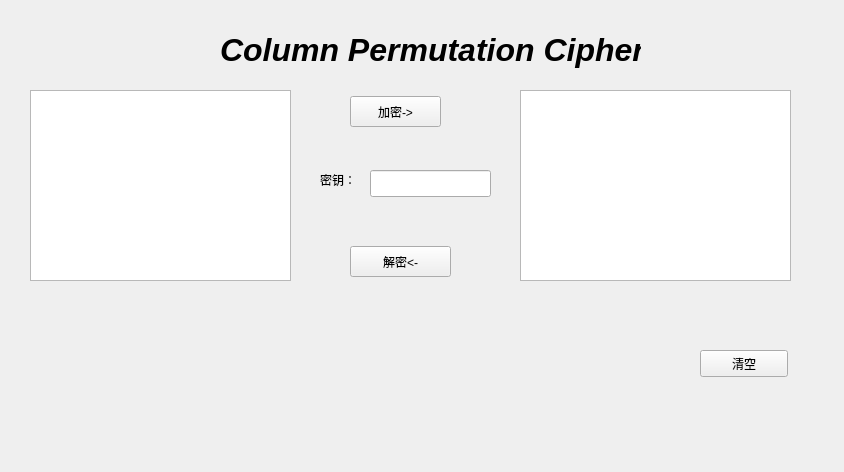
<?xml version="1.0" encoding="UTF-8"?>
<ui version="4.0">
 <class>Column</class>
 <widget class="QWidget" name="Column">
  <property name="geometry">
   <rect>
    <x>0</x>
    <y>0</y>
    <width>844</width>
    <height>472</height>
   </rect>
  </property>
  <property name="windowTitle">
   <string>Form</string>
  </property>
  <widget class="QTextEdit" name="ciphertext_edit">
   <property name="geometry">
    <rect>
     <x>520</x>
     <y>90</y>
     <width>271</width>
     <height>191</height>
    </rect>
   </property>
   <property name="styleSheet">
    <string notr="true">font: 14pt &quot;Cantarell&quot;;</string>
   </property>
  </widget>
  <widget class="QPushButton" name="pushButton">
   <property name="geometry">
    <rect>
     <x>350</x>
     <y>96</y>
     <width>91</width>
     <height>31</height>
    </rect>
   </property>
   <property name="text">
    <string>加密-&gt;</string>
   </property>
  </widget>
  <widget class="QLineEdit" name="keyword_line">
   <property name="geometry">
    <rect>
     <x>370</x>
     <y>170</y>
     <width>121</width>
     <height>27</height>
    </rect>
   </property>
  </widget>
  <widget class="QLabel" name="label">
   <property name="geometry">
    <rect>
     <x>220</x>
     <y>30</y>
     <width>421</width>
     <height>41</height>
    </rect>
   </property>
   <property name="text">
    <string>&lt;html&gt;&lt;head/&gt;&lt;body&gt;&lt;p&gt;&lt;span style=&quot; font-size:24pt; font-weight:600; font-style:italic;&quot;&gt;Column Permutation Cipher&lt;/span&gt;&lt;/p&gt;&lt;/body&gt;&lt;/html&gt;</string>
   </property>
  </widget>
  <widget class="QPushButton" name="pushButton_3">
   <property name="geometry">
    <rect>
     <x>700</x>
     <y>350</y>
     <width>88</width>
     <height>27</height>
    </rect>
   </property>
   <property name="text">
    <string>清空</string>
   </property>
  </widget>
  <widget class="QTextEdit" name="plaintext_edit">
   <property name="geometry">
    <rect>
     <x>30</x>
     <y>90</y>
     <width>261</width>
     <height>191</height>
    </rect>
   </property>
   <property name="styleSheet">
    <string notr="true">font: 14pt &quot;Cantarell&quot;;</string>
   </property>
  </widget>
  <widget class="QPushButton" name="pushButton_2">
   <property name="geometry">
    <rect>
     <x>350</x>
     <y>246</y>
     <width>101</width>
     <height>31</height>
    </rect>
   </property>
   <property name="text">
    <string>解密&lt;-</string>
   </property>
  </widget>
  <widget class="QLabel" name="label_2">
   <property name="geometry">
    <rect>
     <x>320</x>
     <y>170</y>
     <width>41</width>
     <height>19</height>
    </rect>
   </property>
   <property name="styleSheet">
    <string notr="true">font: 12pt &quot;Cantarell&quot;;</string>
   </property>
   <property name="text">
    <string>密钥：</string>
   </property>
  </widget>
 </widget>
 <resources/>
 <connections/>
</ui>
